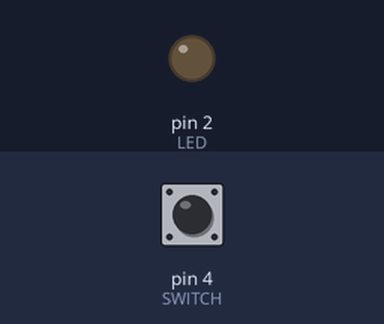
Recording of a sketch running on a simulated Arduino Uno, built with avr-gcc and run on an emulated ATmega328P. Shown: output pins drawn as LEDs (lit = HIGH). The test bench sets the inputs (shaded band); at power-on: pin 4 (SWITCH) LOW.

Above: at 1.2 s.
1.3 s: pin 4 (SWITCH) pulled HIGH for 0.15 s
At 1.37 s:
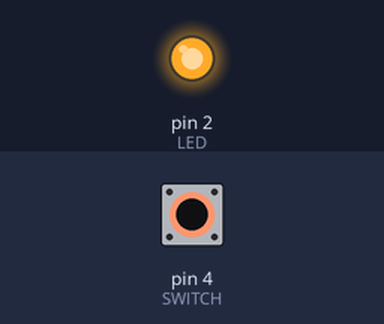
2.9 s: pin 4 (SWITCH) pulled HIGH for 3.2 s
At 7.0 s:
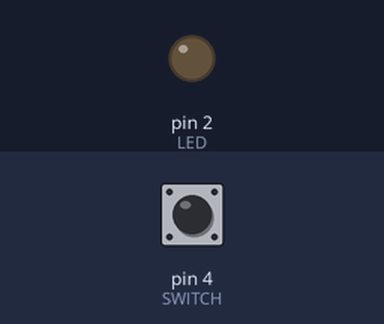
Timing chart, 0 to 8.5 s (numbered marks = the images above; inputs shaded):
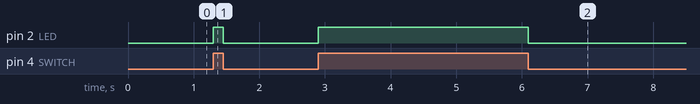

Measured:
- after the input at 1.3 s, pin 2 (LED): LOW → HIGH at once, → LOW 0.15 s later
- after the input at 2.9 s, pin 2 (LED): LOW → HIGH at once, → LOW 3.2 s later

The sketch:

test1.ino
```cpp
int LED =2;
int SWITCH=4;


void setup() {
     pinMode(LED , OUTPUT);
     pinMode(SWITCH , INPUT);
}

void loop() {

    if(digitalRead(SWITCH) == 1){
    digitalWrite(LED, HIGH);
    }
    else if(digitalRead(SWITCH) == 0){
    digitalWrite(LED,LOW);
    }
}
```
